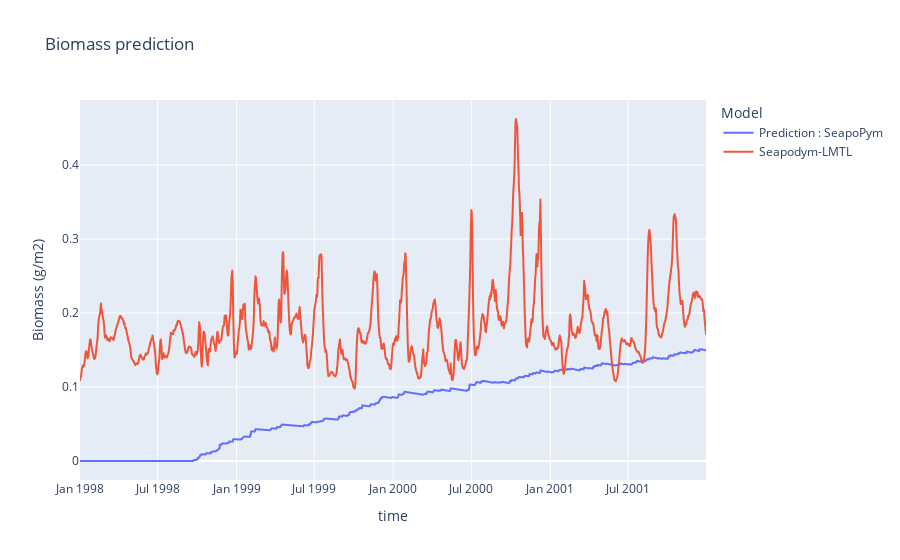

Write notebook code for a chart like this one.
### Code cell
plot_without_init = pd.DataFrame(
    {
        "Prediction : SeapoPym": biomass_results.rename("Prediction : SeapoPym").pint.dequantify().to_series(),
        "Seapodym-LMTL": lmtl_mnk["mnkc_lmeso"].pint.dequantify().to_series(),
    }
)

px.line(
    plot_without_init,
    x=plot_without_init.index,
    y=["Prediction : SeapoPym", "Seapodym-LMTL"],
    labels={"value": "Biomass (g/m2)", "variable": "Model"},
    title="Biomass prediction",
).show()

### Figure 1 — Plotly figure (JSON) as saved in the notebook; plotly's stock layout.template omitted (floating-point values rounded to 4 significant figures; data arrays with more than 128 entries replaced by an {"elided": "..."} marker saying what was removed)
{"data": [{"hovertemplate": "Model=Prediction : SeapoPym<br>time=%{x}<br>Biomass (g/m2)=%{y}<extra></extra>", "legendgroup": "Prediction : SeapoPym", "line": {"color": "#636efa", "dash": "solid"}, "marker": {"symbol": "circle"}, "mode": "lines", "name": "Prediction : SeapoPym", "showlegend": true, "type": "scattergl", "x": {"elided": "1460 str values"}, "xaxis": "x", "y": {"elided": "1460 float values"}, "yaxis": "y"}, {"hovertemplate": "Model=Seapodym-LMTL<br>time=%{x}<br>Biomass (g/m2)=%{y}<extra></extra>", "legendgroup": "Seapodym-LMTL", "line": {"color": "#EF553B", "dash": "solid"}, "marker": {"symbol": "circle"}, "mode": "lines", "name": "Seapodym-LMTL", "showlegend": true, "type": "scattergl", "x": {"elided": "1460 str values"}, "xaxis": "x", "y": {"elided": "1460 float values"}, "yaxis": "y"}], "layout": {"legend": {"title": {"text": "Model"}, "tracegroupgap": 0}, "title": {"text": "Biomass prediction"}, "xaxis": {"anchor": "y", "domain": [0, 1], "title": {"text": "time"}}, "yaxis": {"anchor": "x", "domain": [0, 1], "title": {"text": "Biomass (g/m2)"}}}}
